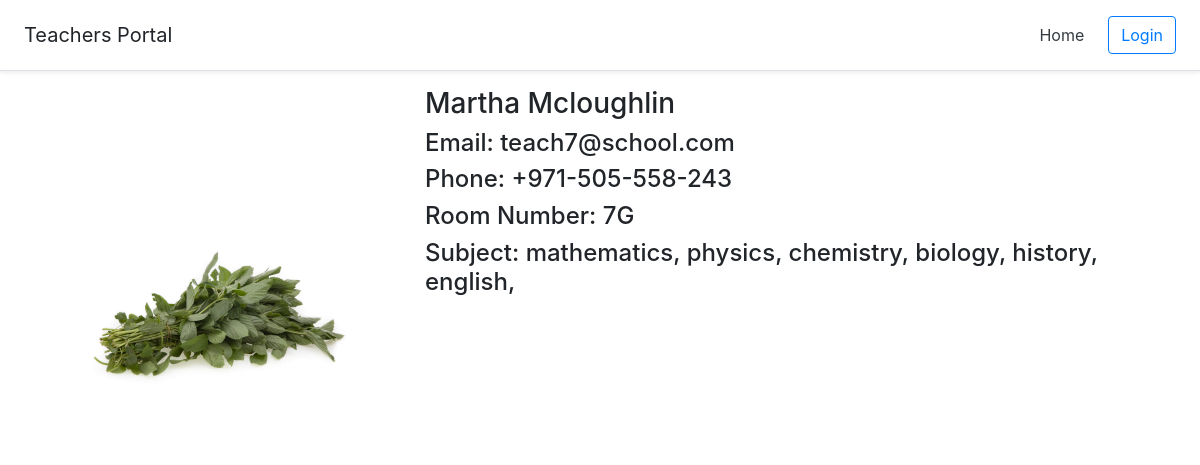
The page /30/ on the database its author committed.
### teacher/models.py (models this page shows, shortened)
class Teacher(models.Model):
    first_name = models.CharField(default='', max_length=250)
    last_name = models.CharField(default='', max_length=250)
    profile_picture = models.ImageField(upload_to="dp/", default='dp/None/no-img.png')
    email_address = models.EmailField(max_length=254, unique=True)
    phone_regex = RegexValidator(regex=r'^\+?1?\d{9,15}$',
        message="Phone number must be entered in the format: '+999-999-999-999'. Up to 15 digits allowed.")
    phone_number = models.CharField(validators=[phone_regex], max_length=17, blank=True)
    room_number = models.CharField(default='', max_length=250)

class TeacherSubject(models.Model):
    teacher = models.ForeignKey(
            Teacher, on_delete=models.CASCADE, related_name="subject_taught")
    subject = models.ForeignKey(Subject, on_delete=models.CASCADE)

class Subject(models.Model):
    title = models.CharField(default='', max_length=250)

### teacher/views/teacher_views.py (the view)
# urls.py: path('<int:id>/', view.teacher_detail, name="teacherdetail"),
def teacher_detail(request, id):
    teacher = Teacher.objects.get(pk=id)
    subject_taught = TeacherSubject.objects.filter(teacher=teacher)
    context = {
        'teacher': teacher,
        'subject_taught':subject_taught
    }
    return render(request, 'teacher/teacher_detail.html', context)

### teacher/templates/teacher/teacher_detail.html (shortened to what this page needs)
{% extends 'teacher/base.html' %}
{% load static %}
{% block body %}
<div class="row">
    <div class="col-md-4">
        <img src="{{teacher.profile_picture.url}}" style="width:100%">
    </div>
    <div class="col-md-8">
        <h3>{{teacher.first_name}} {{teacher.last_name}}</h3>
        <h4>Email: {{teacher.email_address}}</h4>
        <h4>Phone: {{teacher.phone_number }}</h4>
        <h4>Room Number: {{ teacher.room_number }}</h4>
        <h4>Subject: {% for subject in subject_taught %}{{subject.subject.title}}, {% endfor %}</h4>
    </div>
</div>
{% endblock %}

### rows shown on the page
Teacher: profile_picture (picture), first_name "Martha", last_name "Mcloughlin", email_address "teach7@school.com", phone_number "+971-505-558-243", room_number "7G"
TeacherSubject: subject "mathematics"
TeacherSubject: subject "physics"
TeacherSubject: subject "chemistry"
TeacherSubject: subject "biology"
TeacherSubject: subject "history"
TeacherSubject: subject "english"
